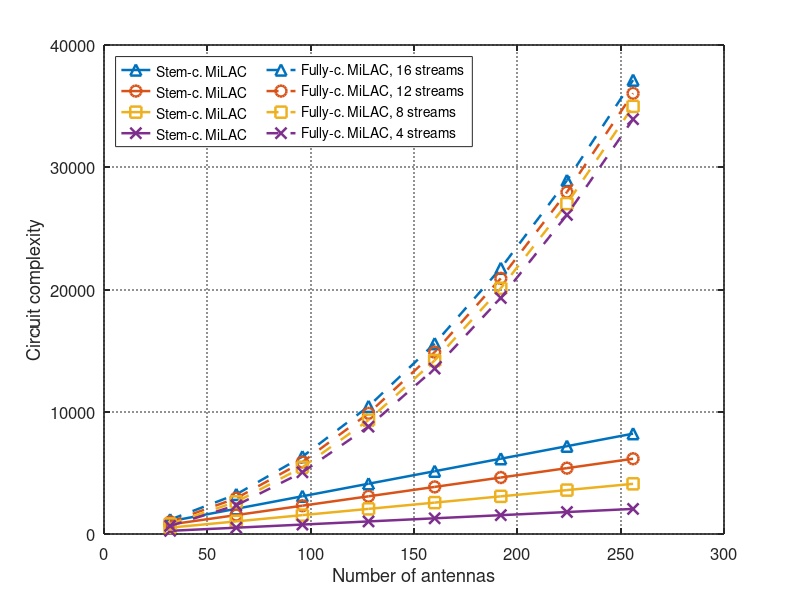

Recreate this plot in MATLAB. (Note: this script raises an error after producing the figure.)
clear; clc;

NTs = 32:32:32*8;
NSs = [4,8,12,16];

MiLAC_full = nan(length(NTs),length(NSs));
MiLAC_stem = nan(length(NTs),length(NSs));
for iNS = 1:length(NSs)
    NS = NSs(iNS);
    MiLAC_stem(:,iNS) = NS*(2*NTs+1);
    MiLAC_full(:,iNS) = (NS+NTs).*(NS+NTs+1)/2;
end

figure('defaultaxesfontsize',12)
LineW = 1.8; MarkS = 8;
plot(NTs,MiLAC_stem(:,4),'-^','linewidth',LineW,'MarkerSize',MarkS,'DisplayName','Stem-c. MiLAC')
hold on;
plot(NTs,MiLAC_stem(:,3),'-o','linewidth',LineW,'MarkerSize',MarkS,'DisplayName','Stem-c. MiLAC')
plot(NTs,MiLAC_stem(:,2),'-s','linewidth',LineW,'MarkerSize',MarkS,'DisplayName','Stem-c. MiLAC')
plot(NTs,MiLAC_stem(:,1),'-x','linewidth',LineW,'MarkerSize',MarkS,'DisplayName','Stem-c. MiLAC')
set(gca,'ColorOrderIndex', 1)
plot(NTs,MiLAC_full(:,4),'--^','linewidth',LineW,'MarkerSize',MarkS,'DisplayName','Fully-c. MiLAC, 16 streams')
plot(NTs,MiLAC_full(:,3),'--o','linewidth',LineW,'MarkerSize',MarkS,'DisplayName','Fully-c. MiLAC, 12 streams')
plot(NTs,MiLAC_full(:,2),'--s','linewidth',LineW,'MarkerSize',MarkS,'DisplayName','Fully-c. MiLAC, 8 streams')
plot(NTs,MiLAC_full(:,1),'--x','linewidth',LineW,'MarkerSize',MarkS,'DisplayName','Fully-c. MiLAC, 4 streams')
grid on; box on;
set(gca,'GridLineStyle',':','GridAlpha',0.5,'LineWidth',1.2);
xlabel('Number of antennas');
ylabel('Circuit complexity');
legend('location','northwest','NumColumns',2,'FontSize',10);
ax = gca;
ax.XTick = 0:32:32*8;
ax.XLim = [32 32*8];
ax.YTick = 0:2000:16000;
ax.YLim = [0 16000];
set(gcf, 'Color', [1,1,1]);
set(gca, 'LineWidth',1.5);
